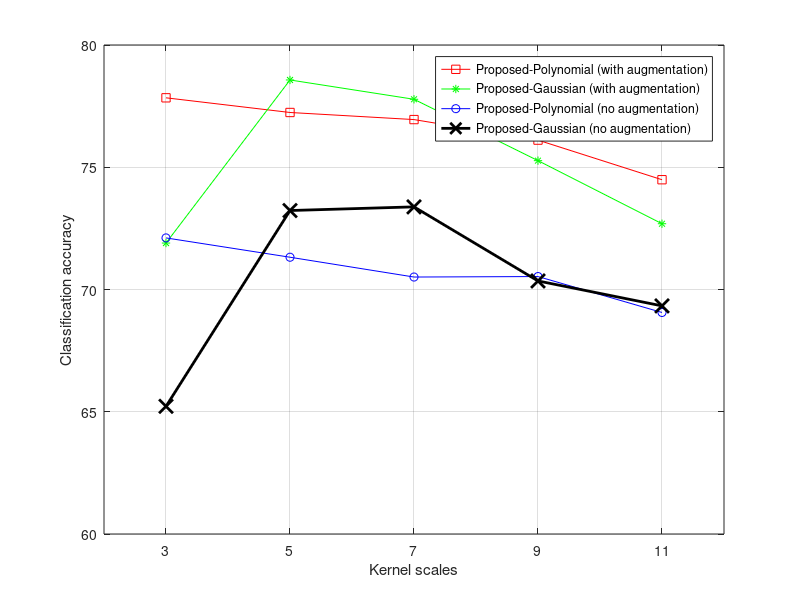

Recreate this plot in MATLAB. (Note: this script raises an error after producing the figure.)

p_g_3class=[71.90,78.57,77.78,75.27,72.69];

p_c_3class=[77.84,77.24,76.95,76.11,74.49];

%p_c_2class=[73.83,74.08,73.92,75.38,75.68]; 
p_c_3_noaug=[72.11,71.32,70.51,70.53,69.06];

%p_g_2class=[55.46,73.42,75.10,75.01,75.52];
p_g_3_noaug=[65.22,73.23,73.38,70.35,69.33];
x=[3,5,7,9,11];

figure,
plot(x,p_c_3class,'r-s',x,p_g_3class,'g-*',x,p_c_3_noaug,'b-o',x,p_g_3_noaug,'k-x','LineWidth',2,'MarkerSize',10)
xticks([3,5,7,9,11])
xlabel('Kernel scales');
ylabel('Classification accuracy');
legend('Proposed-Polynomial (with augmentation)','Proposed-Gaussian (with augmentation)','Proposed-Polynomial (no augmentation)','Proposed-Gaussian (no augmentation)');
grid on;
tightfig();